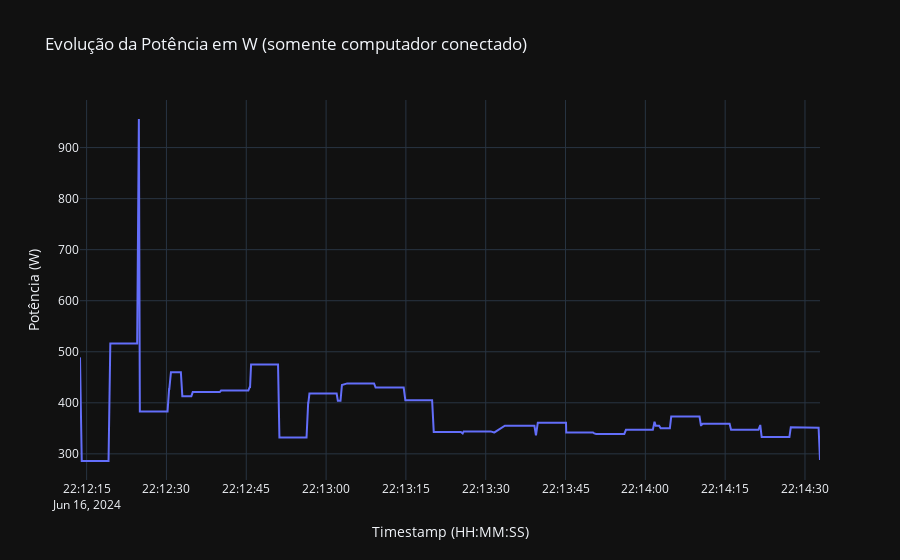

The notebook cell this image was saved under:
### Markdown cell above
#### 04.1. Plotting the time evolution of the power value

### Code cell
fig = px.line(
    log, 
    y="power", 
    x="timestamp", 
    template='plotly_dark', 
    title='Evolução da Potência em W (somente computador conectado)', 
    labels={'power': 'Potência (W)', 'timestamp': 'Timestamp (HH:MM:SS)'}
)

fig.show()

### Figure 1 — Plotly figure (JSON) as saved in the notebook; plotly's stock layout.template omitted (floating-point values rounded to 4 significant figures; data arrays with more than 128 entries replaced by an {"elided": "..."} marker saying what was removed)
{"data": [{"hovertemplate": "Timestamp (HH:MM:SS)=%{x}<br>Potência (W)=%{y}<extra></extra>", "legendgroup": "", "line": {"color": "#636efa", "dash": "solid"}, "marker": {"symbol": "circle"}, "mode": "lines", "name": "", "orientation": "v", "showlegend": false, "type": "scatter", "x": {"elided": "137 str values"}, "xaxis": "x", "y": {"elided": "137 int values"}, "yaxis": "y"}], "layout": {"legend": {"tracegroupgap": 0}, "title": {"text": "Evolução da Potência em W (somente computador conectado)"}, "xaxis": {"anchor": "y", "domain": [0, 1], "title": {"text": "Timestamp (HH:MM:SS)"}}, "yaxis": {"anchor": "x", "domain": [0, 1], "title": {"text": "Potência (W)"}}}}
